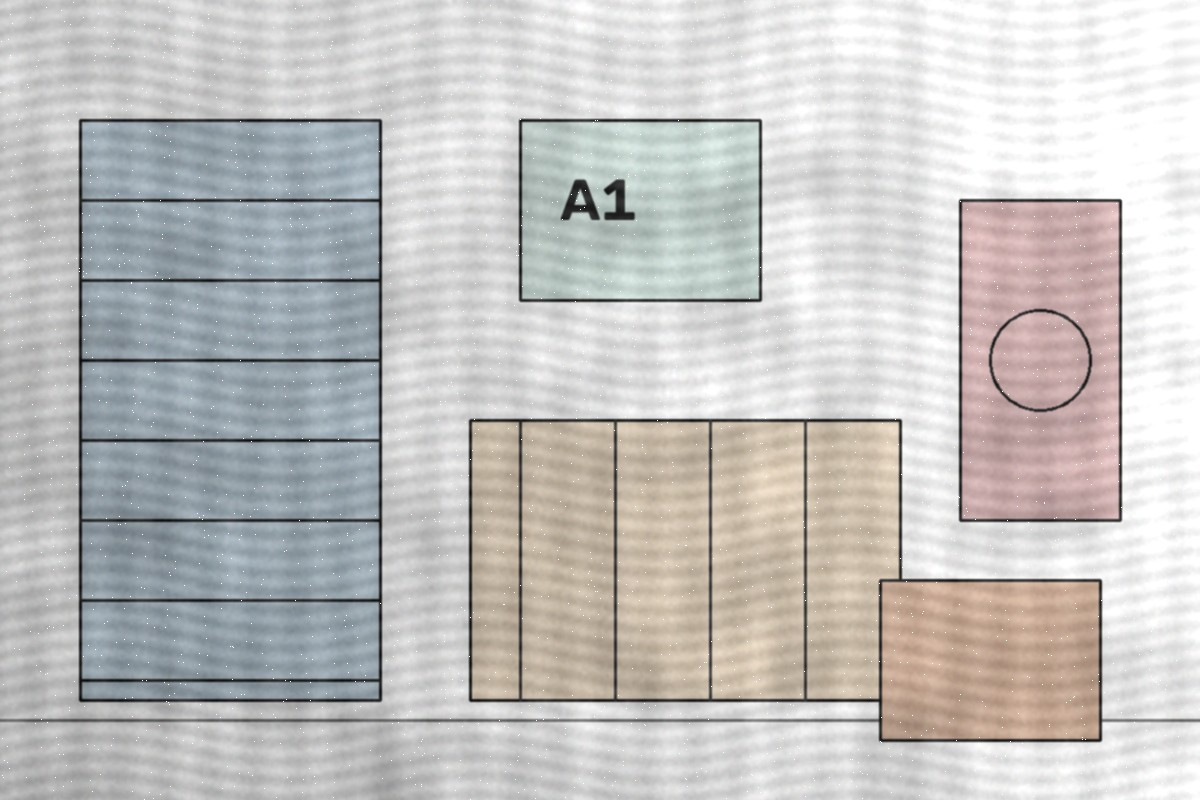
#> input picture samples/01-render-gendo.jpg, 1200 x 800 px
$ python -i synthetic.py   (imports and definitions only)
#> lines starting #> are read from the running program, lines starting #| are printed output that depends on the picture; after the words box and inside, x2 and y2 are one past the last pixel; in counts of white or black regions, pixels touching at a corner belong together
"""Synthetic viewport-like scenes for testing the core logic."""

from __future__ import annotations

import cv2
import numpy as np

W, H = 1200, 800

# (x0, y0, x1, y1, fill BGR)
BASE_BOXES = [
    (80, 120, 380, 700, (200, 190, 175)),  # tall shelving unit
    (470, 420, 900, 700, (180, 200, 215)),  # counter
    (960, 200, 1120, 520, (170, 170, 200)),  # display fixture
    (520, 120, 760, 300, (210, 215, 200)),  # wall panel
]

# The box used for "removed" / "added" tests, in an otherwise empty area.
FEATURE_BOX = (880, 580, 1100, 740)


# [17 lines left out: function draw_scene, not called in this run]


def box(fill=(150, 170, 200)):
    return (*FEATURE_BOX, fill)


def photoreal_like(img: np.ndarray, seed: int = 0) -> np.ndarray:
    """Add texture, shading and noise so it looks more like an AI render."""
    rng = np.random.default_rng(seed)
    h, w = img.shape[:2]
    out = img.astype(np.float32)
    yy, xx = np.mgrid[0:h, 0:w]
    shading = 0.85 + 0.25 * (xx / w) - 0.1 * (yy / h)
    out *= shading[..., None]
    grain = cv2.GaussianBlur(rng.normal(0, 14, (h, w)).astype(np.float32), (0, 0), 1.5)
    out += grain[..., None]
    out += rng.normal(0, 3, out.shape)
    out = cv2.GaussianBlur(out, (3, 3), 0)
    return np.clip(out, 0, 255).astype(np.uint8)


# [5 lines left out: function region_mask, not called in this run]


def harsh_photoreal(img: np.ndarray, seed: int = 0) -> np.ndarray:
    """A tougher render imitation: wood grain, blotchy shadows, specular speckle."""
    rng = np.random.default_rng(seed)
    h, w = img.shape[:2]
    out = photoreal_like(img, seed).astype(np.float32)
    yy, xx = np.mgrid[0:h, 0:w]
    grain = 10 * np.sin(yy / 3.0 + 4 * np.sin(xx / 60.0)) + 6 * np.sin(xx / 7.0)
    out += grain[..., None]
    blotch = cv2.GaussianBlur(rng.normal(0, 1, (h // 20 + 1, w // 20 + 1)).astype(np.float32), (0, 0), 1)
    blotch = cv2.resize(blotch, (w, h), interpolation=cv2.INTER_CUBIC)
    out *= (1 + 0.12 * blotch)[..., None]
    speck = rng.random((h, w)) > 0.997
    out[speck] = 255
    return np.clip(out, 0, 255).astype(np.uint8)


# Distinct flat materials for the material and prompt-test tests. (x0, y0, x1, y1, fill BGR)
MATERIAL_BOXES = [
    (60, 100, 360, 700, (40, 90, 150)),  # dark timber
    (420, 420, 820, 700, (200, 200, 195)),  # pale terrazzo
    (880, 160, 1140, 520, (150, 110, 40)),  # blue-grey metal
    (460, 110, 780, 330, (60, 160, 90)),  # green laminate
]


def material_rect(i: int) -> tuple[int, int, int, int]:
    return MATERIAL_BOXES[i][:4]


# [15 lines left out: function material_scene, not called in this run]


def shift_colour(img: np.ndarray, bgr_delta) -> np.ndarray:
    return np.clip(img.astype(np.int16) + np.array(bgr_delta, np.int16), 0, 255).astype(np.uint8)


# [4 lines left out: function png_bytes, not called in this run]

>>> import cv2
>>> picture = cv2.imread('../samples/01-render-gendo.jpg')
#> picture is the input picture: shape (800, 1200, 3); mean B, G, R 192.4, 194, 195.4
>>> result = harsh_photoreal(picture)
#> in photoreal_like, `return np.clip(out, 0, 255).astype(np.uint8)`:
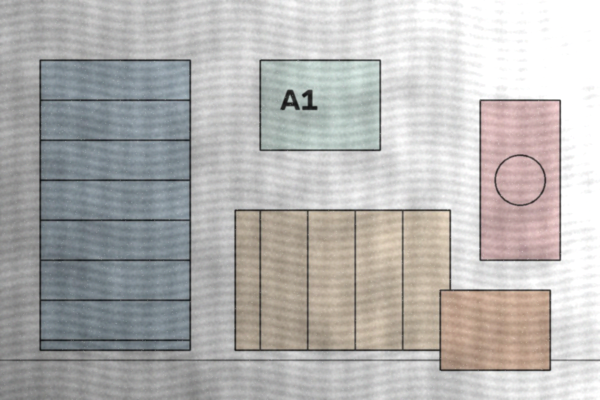
#> returned value: shape (800, 1200, 3) (shown at 1/2 size); mean of channels 0, 1, 2 178.1, 179.7, 181.4; drawn as B, G, R
#> in harsh_photoreal, `out *= (1 + 0.12 * blotch)[..., None]`:
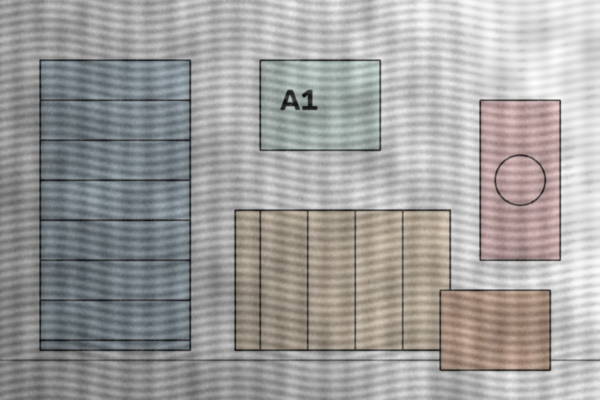
#> out: shape (800, 1200, 3) float32 (shown at 1/2 size); mean B, G, R 177.4, 179, 180.6; drawn with min black and max white
#> in harsh_photoreal, `out[speck] = 255`:
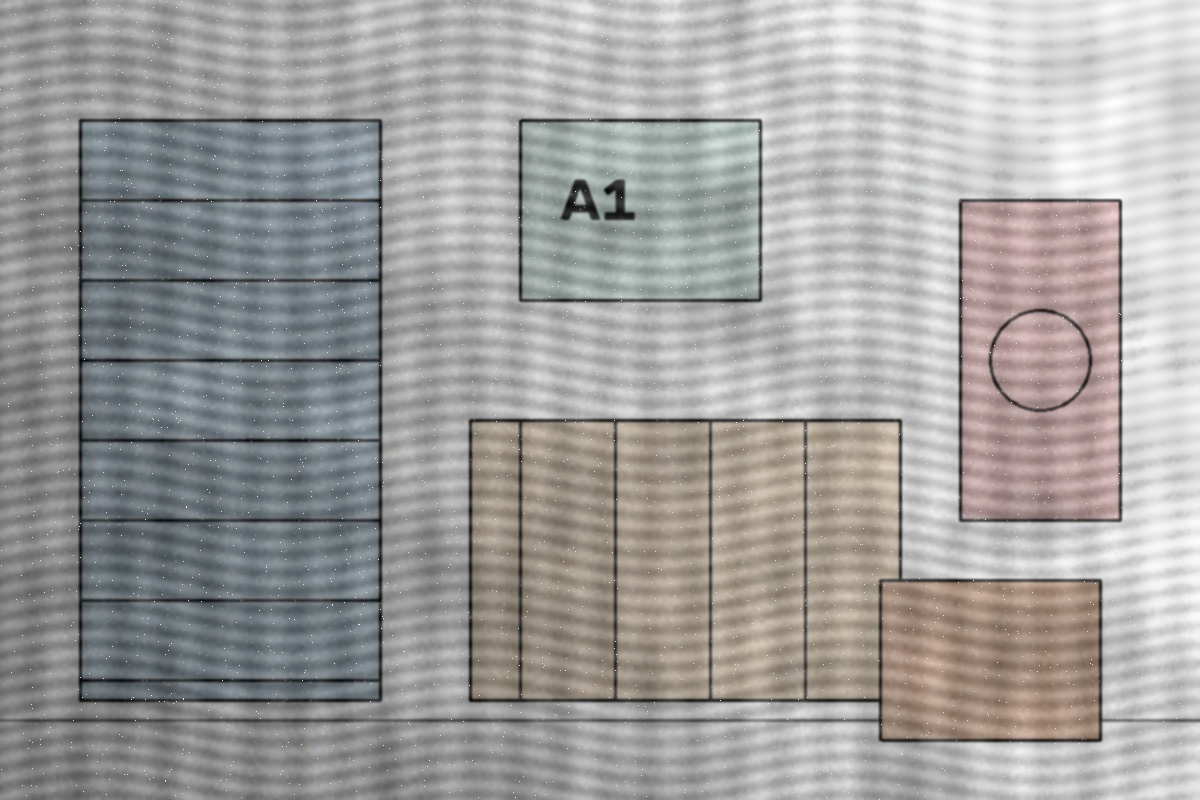
#> out: shape (800, 1200, 3) float32; 0.31% of pixels changed, all inside (x1, y1, x2, y2) = (0, 0, 1200, 800); drawn with min black and max white
#> in harsh_photoreal, `return np.clip(out, 0, 255).astype(np.uint8)`:
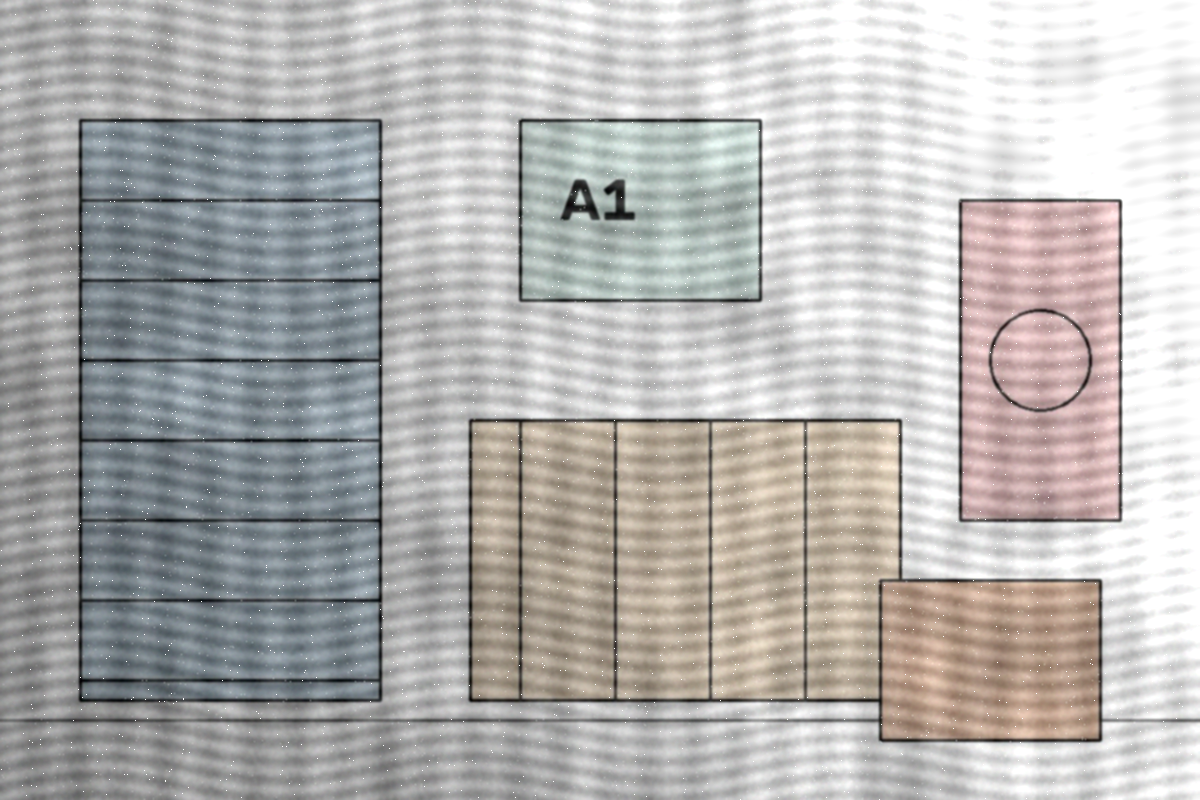
#> returned value: shape (800, 1200, 3); mean of channels 0, 1, 2 176.6, 178.2, 179.9; drawn as B, G, R

$ run again, on samples/01-render-leonardo.jpg
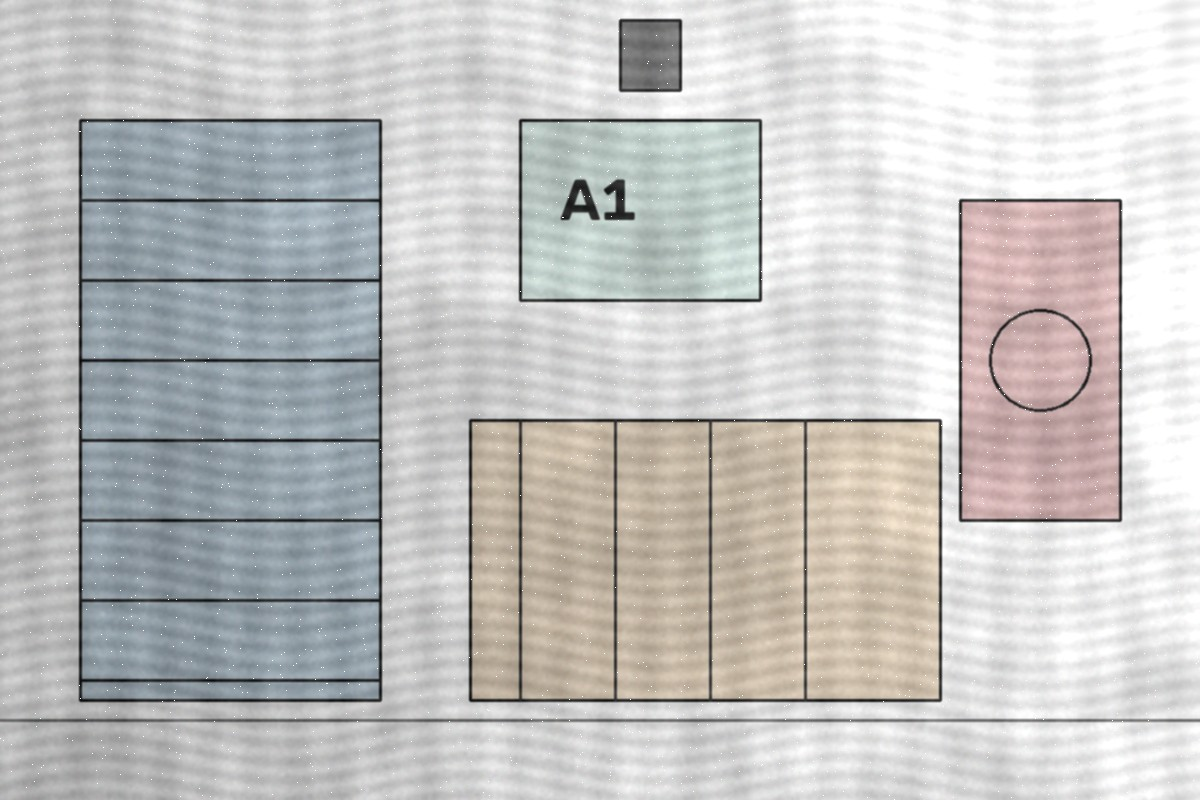
#> input picture samples/01-render-leonardo.jpg, 1200 x 800 px
#> picture is the input picture: shape (800, 1200, 3); mean B, G, R 193.8, 194.9, 195.5
#> in harsh_photoreal, `out[speck] = 255`:
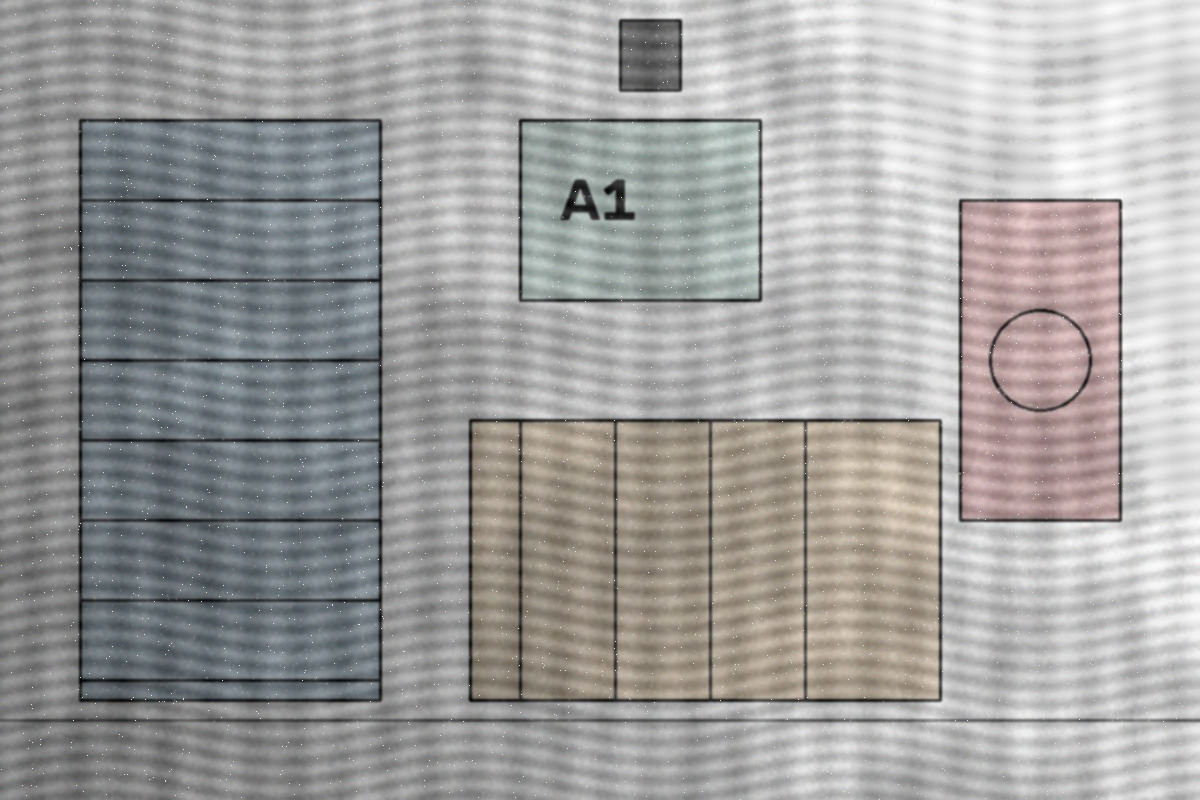
#> out: shape (800, 1200, 3) float32; mean B, G, R 179, 180.2, 181.1; drawn with min black and max white
#> in harsh_photoreal, `return np.clip(out, 0, 255).astype(np.uint8)`:
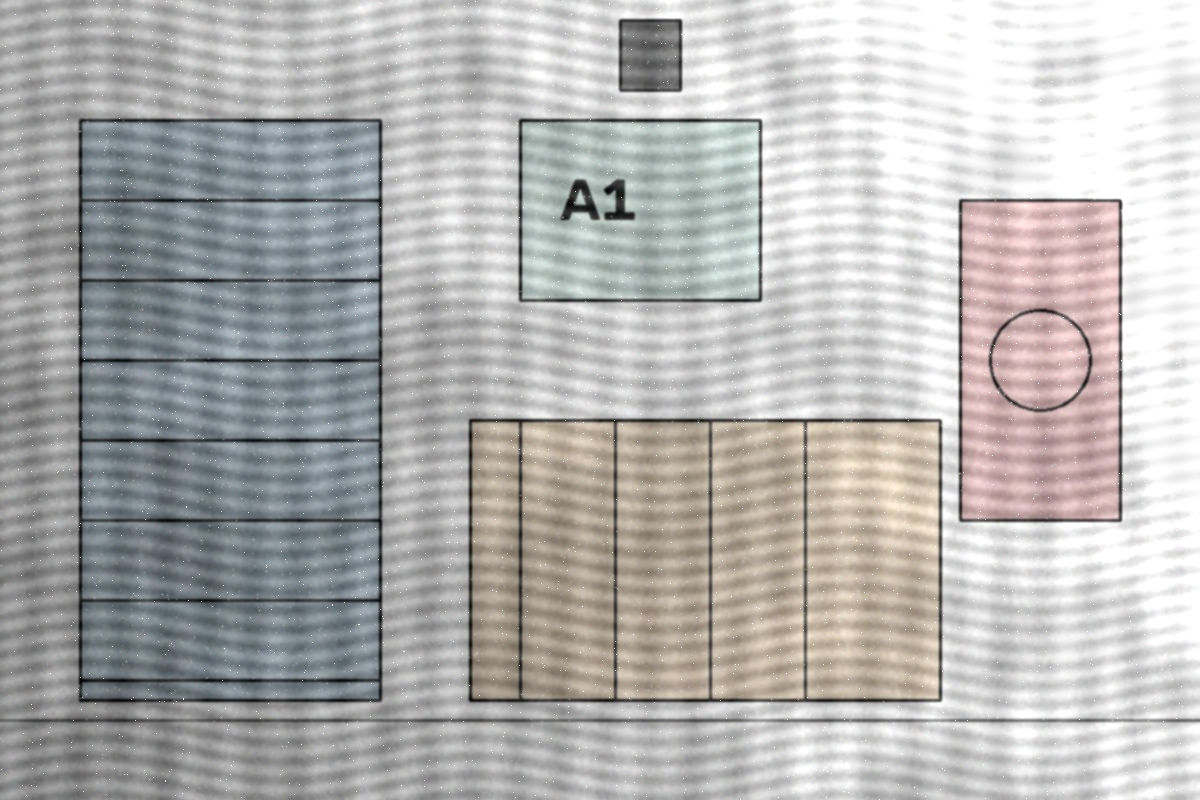
#> returned value: shape (800, 1200, 3); mean of channels 0, 1, 2 178, 179.2, 180.1; drawn as B, G, R

$ run again, on samples/01-model-view.png
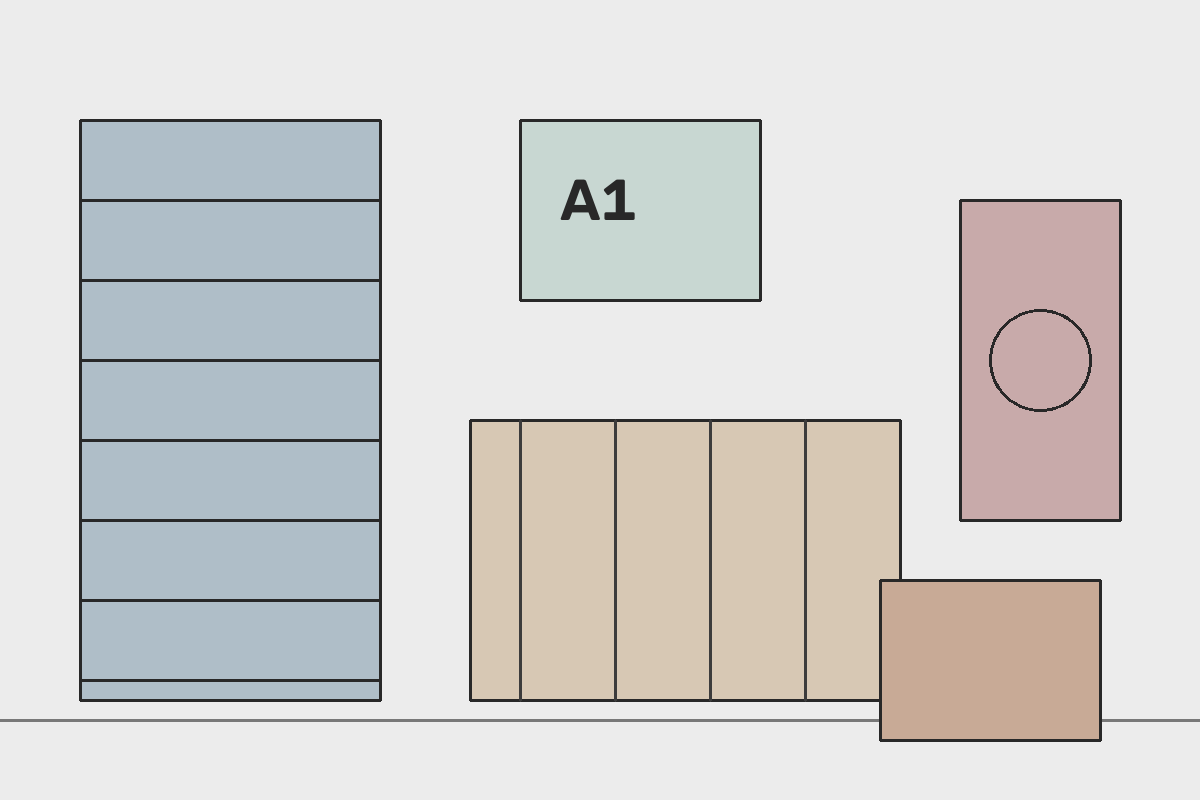
#> input picture samples/01-model-view.png, 1200 x 800 px
#> picture is the input picture: shape (800, 1200, 3); mean B, G, R 209.6, 211.1, 212.3
#> in harsh_photoreal, `out[speck] = 255`:
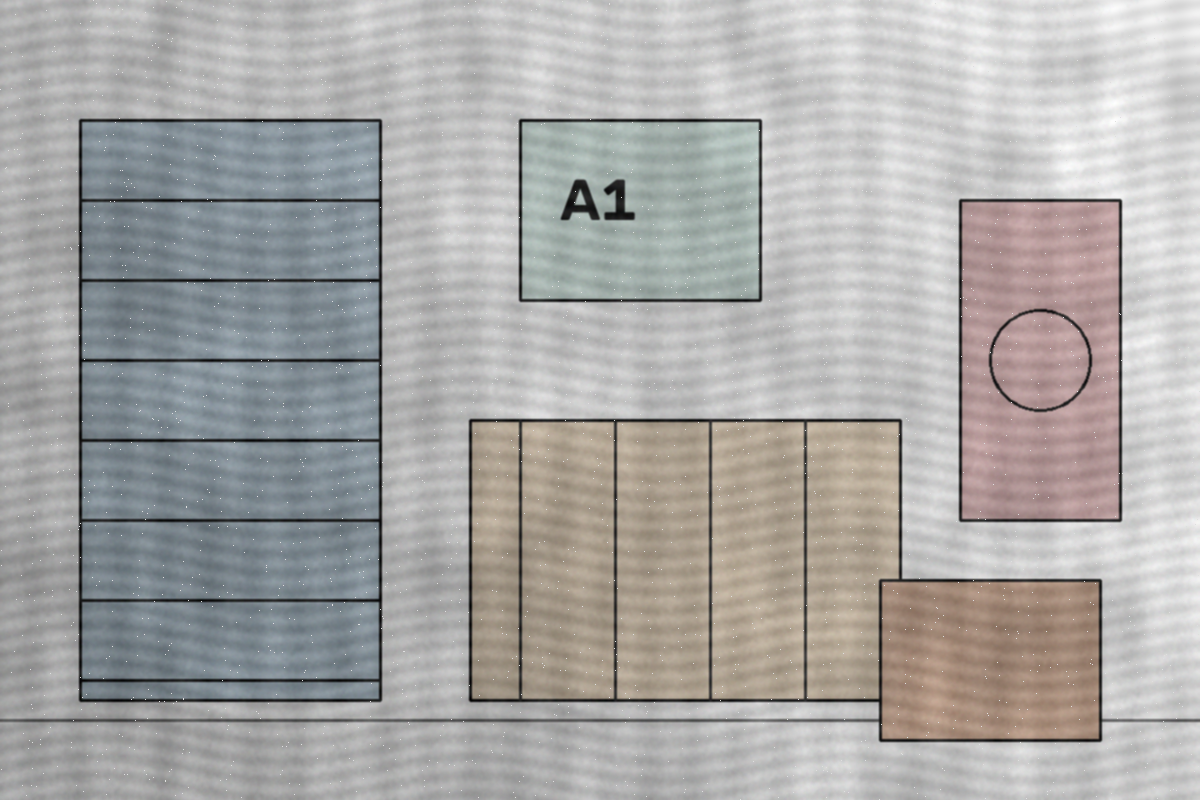
#> out: shape (800, 1200, 3) float32; mean B, G, R 192.9, 194.4, 195.9; drawn with min black and max white
#> in harsh_photoreal, `return np.clip(out, 0, 255).astype(np.uint8)`:
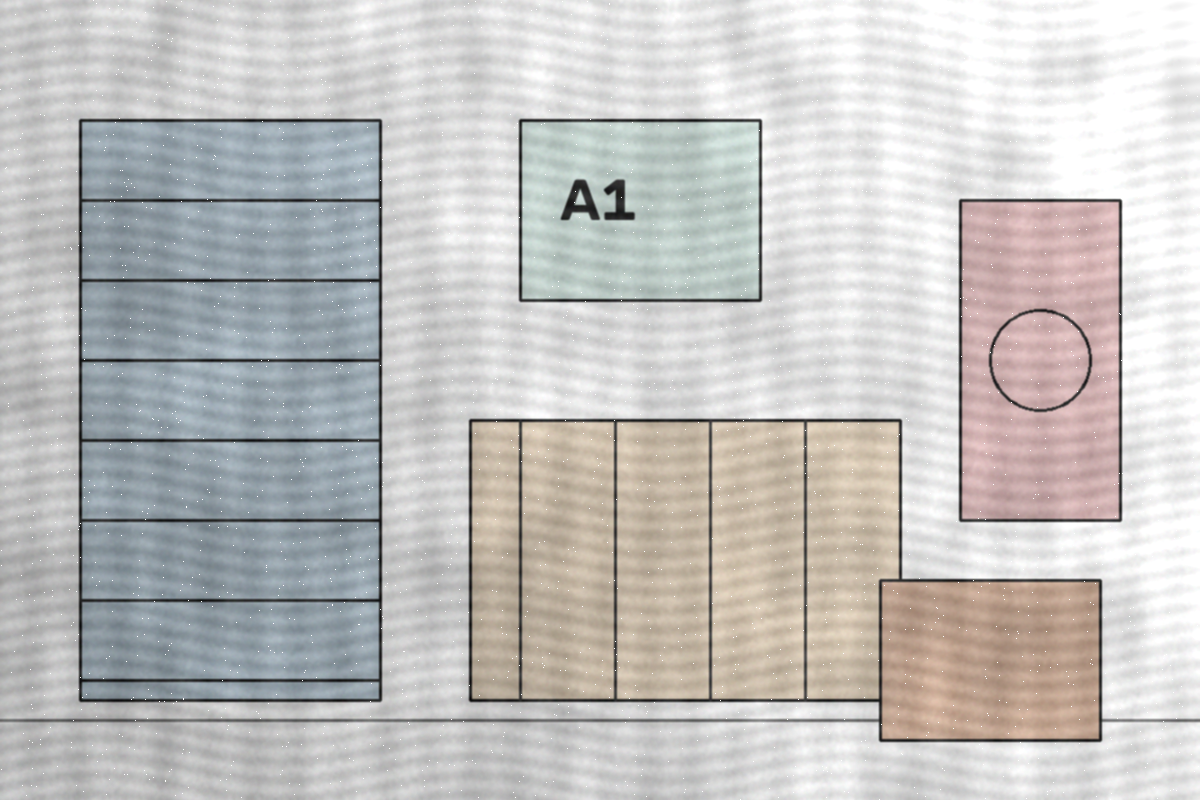
#> returned value: shape (800, 1200, 3); mean of channels 0, 1, 2 192.2, 193.8, 195.2; drawn as B, G, R
